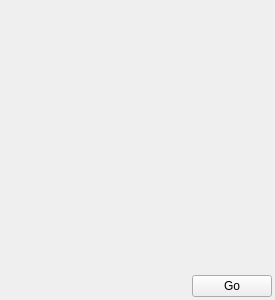
<ui version="4.0" >
 <class>FlaggingTab</class>
 <widget class="QWidget" name="FlaggingTab" >
  <property name="geometry" >
   <rect>
    <x>0</x>
    <y>0</y>
    <width>275</width>
    <height>300</height>
   </rect>
  </property>
  <property name="maximumSize" >
   <size>
    <width>275</width>
    <height>16777215</height>
   </size>
  </property>
  <property name="windowTitle" >
   <string>PlotMS Flagging Tab</string>
  </property>
  <layout class="QVBoxLayout" >
   <property name="spacing" >
    <number>3</number>
   </property>
   <property name="leftMargin" >
    <number>3</number>
   </property>
   <property name="topMargin" >
    <number>3</number>
   </property>
   <property name="rightMargin" >
    <number>3</number>
   </property>
   <property name="bottomMargin" >
    <number>3</number>
   </property>
   <item>
    <widget class="PlotMSFlaggingWidget" native="1" name="flaggingWidget" />
   </item>
   <item>
    <spacer>
     <property name="orientation" >
      <enum>Qt::Vertical</enum>
     </property>
     <property name="sizeHint" >
      <size>
       <width>20</width>
       <height>40</height>
      </size>
     </property>
    </spacer>
   </item>
   <item>
    <layout class="QHBoxLayout" >
     <property name="spacing" >
      <number>0</number>
     </property>
     <item>
      <spacer>
       <property name="orientation" >
        <enum>Qt::Horizontal</enum>
       </property>
       <property name="sizeHint" >
        <size>
         <width>40</width>
         <height>20</height>
        </size>
       </property>
      </spacer>
     </item>
     <item>
      <widget class="QPushButton" name="goButton" >
       <property name="text" >
        <string>Go</string>
       </property>
       <property name="icon" >
        <iconset resource="../Gui/PlotMSPlotter.qrc" >:/actions/images/flag.png</iconset>
       </property>
      </widget>
     </item>
    </layout>
   </item>
  </layout>
 </widget>
 <customwidgets>
  <customwidget>
   <class>PlotMSFlaggingWidget</class>
   <extends>QWidget</extends>
   <header>../Gui/PlotMSFlaggingWidget.qo.h</header>
   <container>1</container>
  </customwidget>
 </customwidgets>
 <resources>
  <include location="../Gui/PlotMSPlotter.qrc" />
 </resources>
 <connections/>
</ui>
